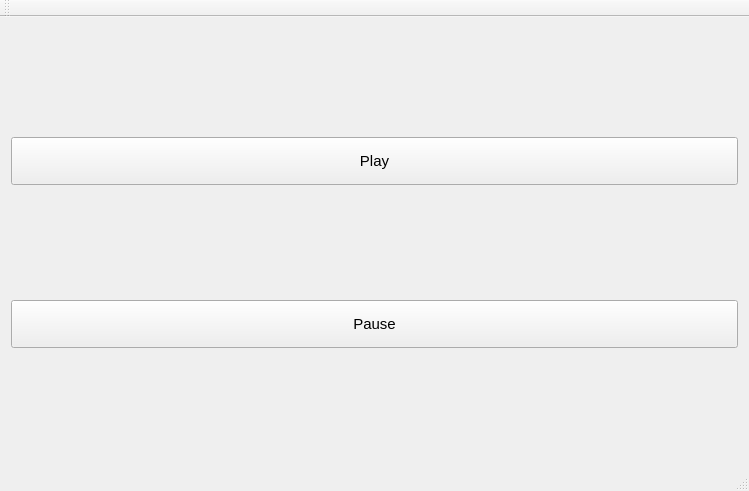
<?xml version="1.0" encoding="UTF-8"?>
<ui version="4.0">
 <class>MainWindow</class>
 <widget class="QMainWindow" name="MainWindow">
  <property name="geometry">
   <rect>
    <x>0</x>
    <y>0</y>
    <width>749</width>
    <height>491</height>
   </rect>
  </property>
  <property name="windowTitle">
   <string>MainWindow</string>
  </property>
  <widget class="QWidget" name="centralWidget">
   <layout class="QVBoxLayout" name="verticalLayout_3">
    <item>
     <widget class="QPushButton" name="btnPlay">
      <property name="minimumSize">
       <size>
        <width>0</width>
        <height>48</height>
       </size>
      </property>
      <property name="font">
       <font>
        <pointsize>11</pointsize>
       </font>
      </property>
      <property name="text">
       <string>Play</string>
      </property>
     </widget>
    </item>
    <item>
     <widget class="QPushButton" name="btnPause">
      <property name="minimumSize">
       <size>
        <width>0</width>
        <height>48</height>
       </size>
      </property>
      <property name="font">
       <font>
        <pointsize>11</pointsize>
       </font>
      </property>
      <property name="text">
       <string>Pause</string>
      </property>
     </widget>
    </item>
   </layout>
  </widget>
  <widget class="QMenuBar" name="menuBar">
   <property name="geometry">
    <rect>
     <x>0</x>
     <y>0</y>
     <width>749</width>
     <height>21</height>
    </rect>
   </property>
  </widget>
  <widget class="QToolBar" name="mainToolBar">
   <attribute name="toolBarArea">
    <enum>TopToolBarArea</enum>
   </attribute>
   <attribute name="toolBarBreak">
    <bool>false</bool>
   </attribute>
  </widget>
  <widget class="QStatusBar" name="statusBar"/>
 </widget>
 <layoutdefault spacing="6" margin="11"/>
 <resources/>
 <connections/>
</ui>
